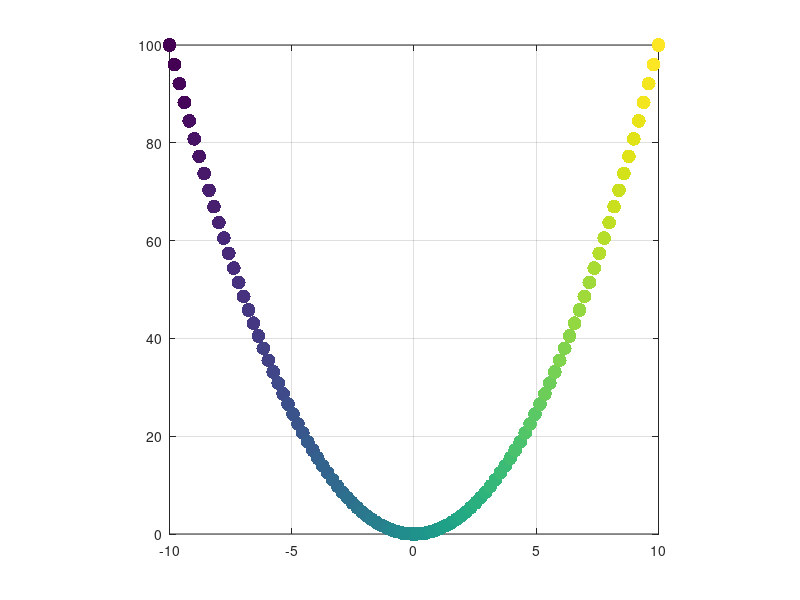

MATLAB code for this plot:
clear 
D=1;
N=100;

X = linspace(-10,10, N);
y = X.^2;

axis square, hold on, grid on, box on
scatter(X,y, 100 , 1:N,'filled')
